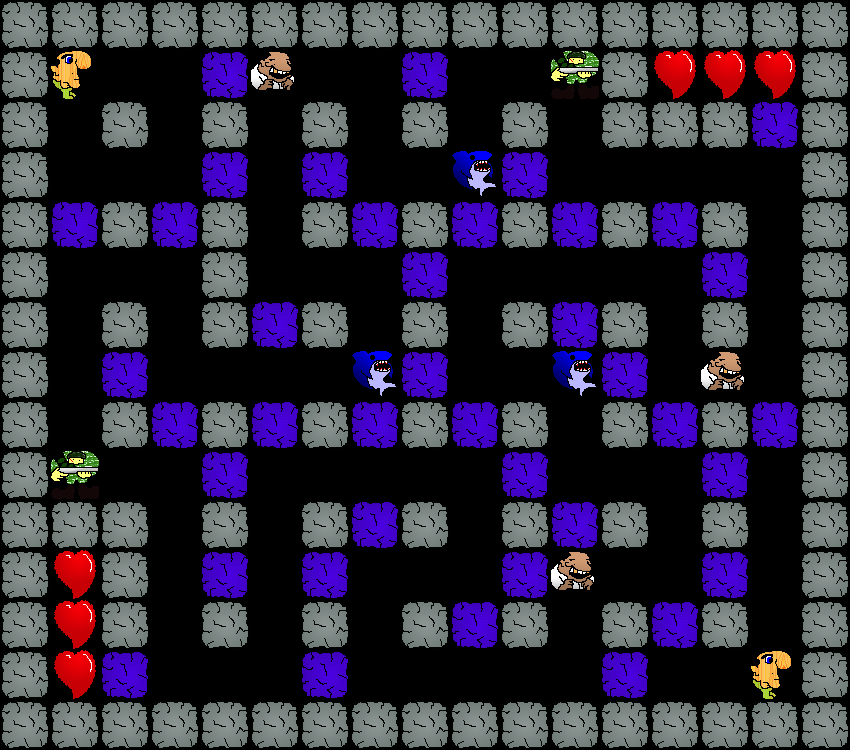

This game map was drawn from its Tiled (.tmx) file and the tilesets committed beside it. A one-line description and the trimmed map source follow:
An orthogonal 17x15 tile map with 50x50 px tiles, 1 tile layer (Action).

<map version="1.0" orientation="orthogonal" width="17" height="15" tilewidth="50" tileheight="50">
 <tileset firstgid="1" name="Tileset" tilewidth="50" tileheight="50">
  <image source="Tileset.png" width="150" height="200" />
  <tile id="0">
   <properties>
    <property name="Type" value="Soldier" />
   </properties>
  </tile>
  <tile id="1">
   <properties>
    <property name="Type" value="FireLizard" />
   </properties>
  </tile>
  <tile id="2">
   <properties>
    <property name="Type" value="Heart" />
   </properties>
  </tile>
  <tile id="3">
   <properties>
    <property name="Type" value="Sentry" />
   </properties>
  </tile>
  <tile id="4">
   <properties>
    <property name="Type" value="Turret" />
   </properties>
  </tile>
  <tile id="5">
   <properties>
    <property name="Type" value="Shark" />
   </properties>
  </tile>
  <tile id="6">
   <properties>
    <property name="Type" value="BreakableBlock" />
   </properties>
  </tile>
  <tile id="7">
   <properties>
    <property name="Type" value="Block" />
   </properties>
  </tile>
  <tile id="8">
   <properties>
    <property name="Type" value="Gangster" />
   </properties>
  </tile>
  <tile id="9">
   <properties>
    <property name="Type" value="Player" />
   </properties>
  </tile>
  <tile id="11">
   <properties>
    <property name="Type" value="StorBot" />
   </properties>
  </tile>
 </tileset>
 <layer name="Action" width="17" height="15">
  <properties>
   <property name="ColorValue0" value="180" />
   <property name="ColorValue1" value="0" />
   <property name="ColorValue2" value="225" />
   <property name="ColorValue3" value="100" />
  </properties>
  <data>[255 cells, 162 non-empty, 7 distinct tile ids]</data>
 </layer>
</map>
